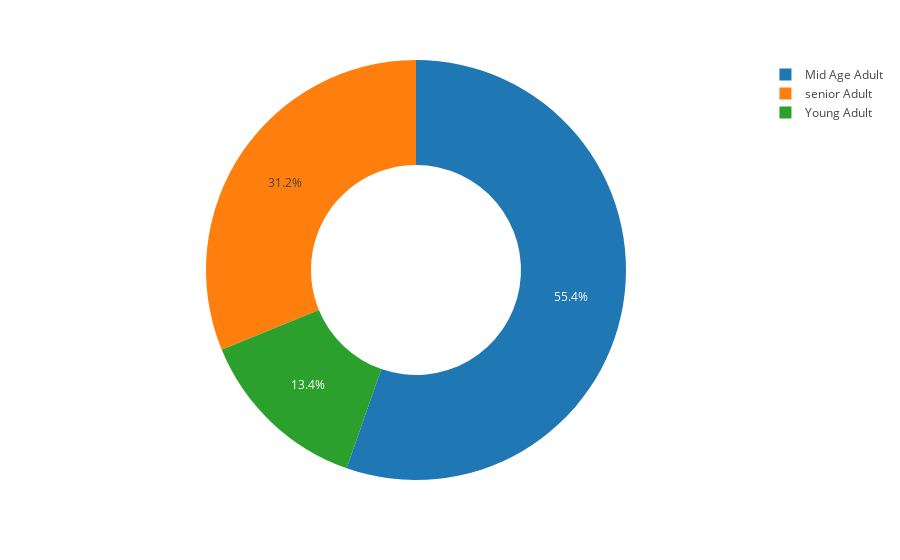

Write notebook code for a chart like this one.
### Code cell
# PIE CHART THAT DESCRIBES PERCENTAGE OF AGE GROUP IN DATA
fig =  px.pie (data, names = "AgeGroup", hole = 0.5, template ="gridon")
fig.show ()

### Figure 1 — Plotly figure (JSON) as saved in the notebook; plotly's stock layout.template omitted (floating-point values rounded to 4 significant figures; data arrays with more than 128 entries replaced by an {"elided": "..."} marker saying what was removed)
{"data": [{"domain": {"x": [0, 1], "y": [0, 1]}, "hole": 0.5, "hovertemplate": "AgeGroup=%{label}<extra></extra>", "labels": {"elided": "2240 str values"}, "legendgroup": "", "name": "", "showlegend": true, "type": "pie"}], "layout": {"legend": {"tracegroupgap": 0}, "margin": {"t": 60}}}
